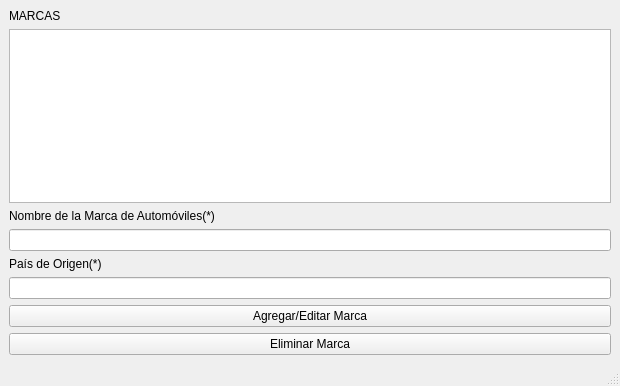
<?xml version="1.0" encoding="UTF-8"?>
<ui version="4.0">
 <class>MainWindow</class>
 <widget class="QMainWindow" name="MainWindow">
  <property name="geometry">
   <rect>
    <x>0</x>
    <y>0</y>
    <width>620</width>
    <height>386</height>
   </rect>
  </property>
  <property name="windowTitle">
   <string>MainWindow</string>
  </property>
  <widget class="QWidget" name="centralwidget">
   <layout class="QGridLayout" name="gridLayout">
    <item row="5" column="0">
     <widget class="QLineEdit" name="pais_marca">
      <property name="toolTip">
       <string>&lt;html&gt;&lt;head/&gt;&lt;body&gt;&lt;p&gt;País de Origen&lt;/p&gt;&lt;p&gt;&lt;br/&gt;&lt;/p&gt;&lt;/body&gt;&lt;/html&gt;</string>
      </property>
     </widget>
    </item>
    <item row="0" column="0">
     <widget class="QLabel" name="label">
      <property name="text">
       <string>MARCAS</string>
      </property>
     </widget>
    </item>
    <item row="3" column="0">
     <widget class="QLineEdit" name="nombre_marca">
      <property name="toolTip">
       <string>&lt;html&gt;&lt;head/&gt;&lt;body&gt;&lt;p&gt;Nombre de Marca&lt;/p&gt;&lt;p&gt;&lt;br/&gt;&lt;/p&gt;&lt;/body&gt;&lt;/html&gt;</string>
      </property>
     </widget>
    </item>
    <item row="2" column="0">
     <widget class="QLabel" name="label_2">
      <property name="text">
       <string>Nombre de la Marca de Automóviles(*)</string>
      </property>
     </widget>
    </item>
    <item row="4" column="0">
     <widget class="QLabel" name="label_3">
      <property name="text">
       <string>País de Origen(*)</string>
      </property>
     </widget>
    </item>
    <item row="6" column="0">
     <widget class="QPushButton" name="agregar_marca">
      <property name="text">
       <string>Agregar/Editar Marca</string>
      </property>
     </widget>
    </item>
    <item row="1" column="0">
     <widget class="QTableWidget" name="tabla_marcas"/>
    </item>
    <item row="7" column="0">
     <widget class="QPushButton" name="eliminar_marca">
      <property name="text">
       <string>Eliminar Marca</string>
      </property>
     </widget>
    </item>
   </layout>
  </widget>
  <widget class="QMenuBar" name="menubar">
   <property name="geometry">
    <rect>
     <x>0</x>
     <y>0</y>
     <width>620</width>
     <height>20</height>
    </rect>
   </property>
  </widget>
  <widget class="QStatusBar" name="statusbar"/>
 </widget>
 <resources/>
 <connections/>
</ui>
